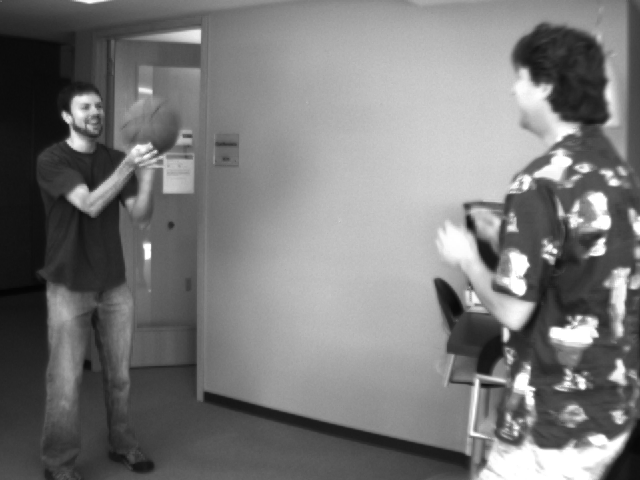
#> input picture basketball1.png, 640 x 480 px
$ python pa2_4.py
#> lines starting #> are read from the running program, lines starting #| are printed output that depends on the picture
'''
Author: Manuel Vasquez
Date:   03/19/2019


Index:
1. Optical Flow
    a. Lucas-Kanade Optical Flow Estimation
    b.


PIL, Matplotlib, Numpy, Scipy, LibSVM, OpenCV, VLFeat, python-graph
'''


import cv2
import numpy as np
from scipy.ndimage.filters import gaussian_filter


def gaus(window_size, sigma):
    '''
    gaus
    '''

    half_window = window_size//2
    output_kernel = np.zeros((window_size, window_size))
    output_kernel[half_window, half_window] = 1
    return gaussian_filter(output_kernel, sigma)


def lucas_kanade(i, j, window_size, image_x, image_y, image_t, gaussian_kernel):
    '''
    lucas kanade
    '''

    half_window = window_size//2
    i_0 = i-half_window
    i_1 = i+half_window+1
    j_0 = j-half_window
    j_1 = j+half_window+1

    local_x = np.array(image_x[i_0: i_1, j_0: j_1], dtype=float)
    local_y = np.array(image_y[i_0: i_1, j_0: j_1], dtype=float)
    local_t = np.array(image_t[i_0: i_1, j_0: j_1], dtype=float)

    local_x = (local_x*gaussian_kernel).T
    local_y = (local_y*gaussian_kernel).T
    local_t = (local_t*gaussian_kernel).T

    local_x = local_x.flatten(order='F')
    local_y = local_y.flatten(order='F')
    local_t = -1*local_t.flatten(order='F')

    left_matrix = np.array([
        [np.sum(local_x**2), np.sum(local_x*local_y)],
        [np.sum(local_x*local_y), np.sum(local_y**2)]
    ], dtype=float)
    left_matrix = np.linalg.inv(left_matrix)
    right_matrix = np.array([(-1.)*np.sum(local_x*local_t), (-1.)*np.sum(local_y)*local_t], dtype=float).T
    print(right_matrix)

    velocity_vector = left_matrix*right_matrix
    return velocity_vector[0], velocity_vector[1]
    # return velocity_vector[0], velocity_vector[1]


def optical_flow(before, after, window_size=5, sigma=1):
    '''
    optical flow
    '''
#> called with before = 'basketball1.png', after = 'basketball2.png', window_size = 15, sigma = 1

    # read images
    before_color = cv2.imread(before)
#> before_color is the input picture: shape (480, 640, 3); min 4, max 255, mean 120.3
    after_color = cv2.imread(after)
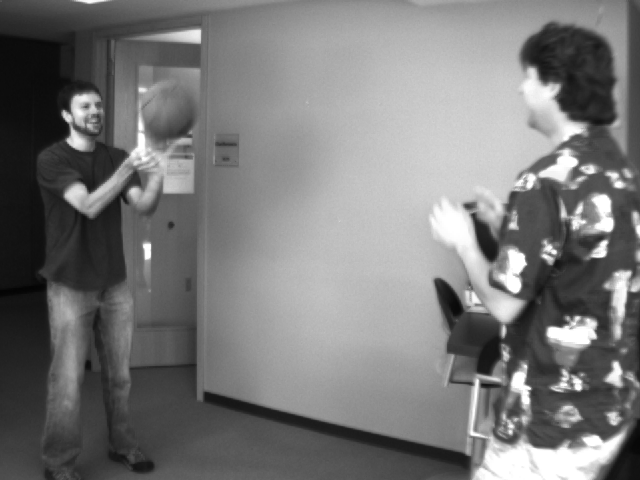
#> input picture basketball2.png, 640 x 480 px
#> after_color is the input picture: shape (480, 640, 3); min 4, max 255, mean 119.9
    before_gray = cv2.imread(before, 0)
#> before_gray: shape (480, 640); min 4, max 255, mean 120.3
    after_gray = cv2.imread(after, 0)
#> after_gray: shape (480, 640); min 4, max 255, mean 119.9

    # derivatives of each image with respect to x and y axes
    before_x = cv2.Sobel(before_gray, -1, 1, 0, 3)
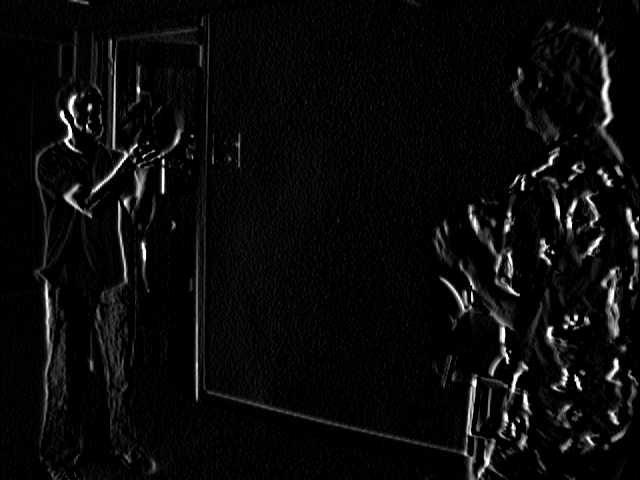
#> before_x: shape (480, 640); min 0, max 255, mean 10.5
    before_y = cv2.Sobel(before_gray, -1, 0, 1, 3)
    after_x = cv2.Sobel(after_gray, -1, 1, 0, 3)
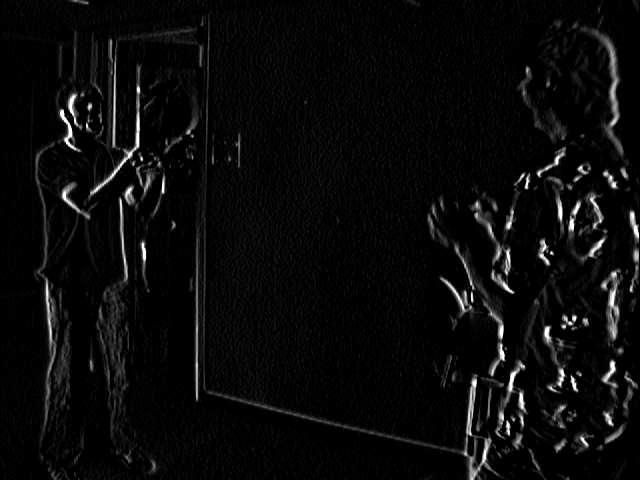
#> after_x: shape (480, 640); min 0, max 255, mean 10.4
    after_y = cv2.Sobel(after_gray, -1, 0, 1, 3)
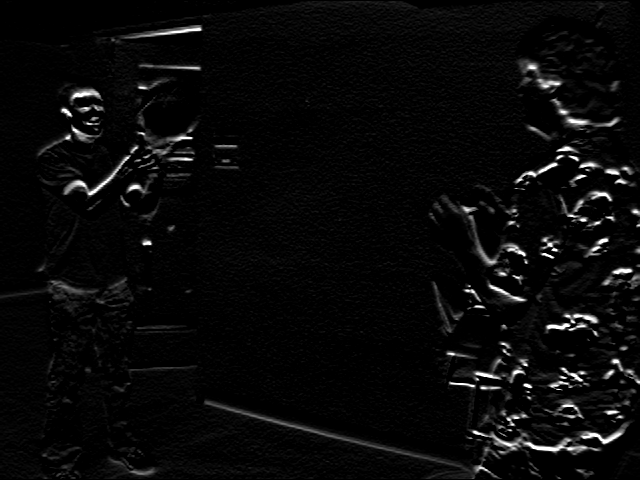
#> after_y: shape (480, 640); min 0, max 255, mean 9.1

    # mean of derivatives
    image_x = (before_x + after_x)/2
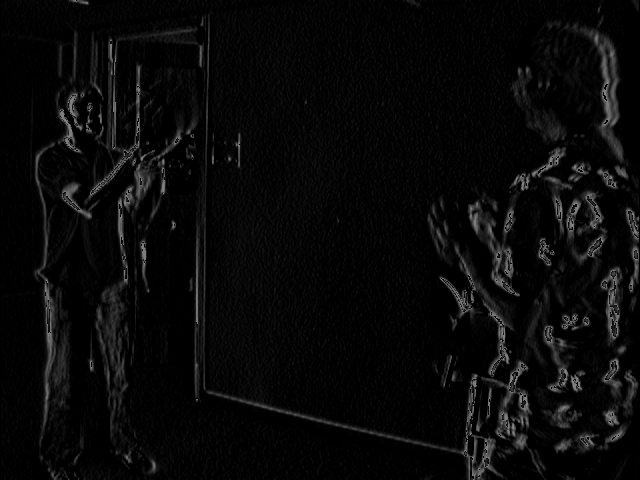
#> image_x: shape (480, 640) float64; min 0, max 127.5, mean 8.9
    image_y = (before_y + after_y)/2
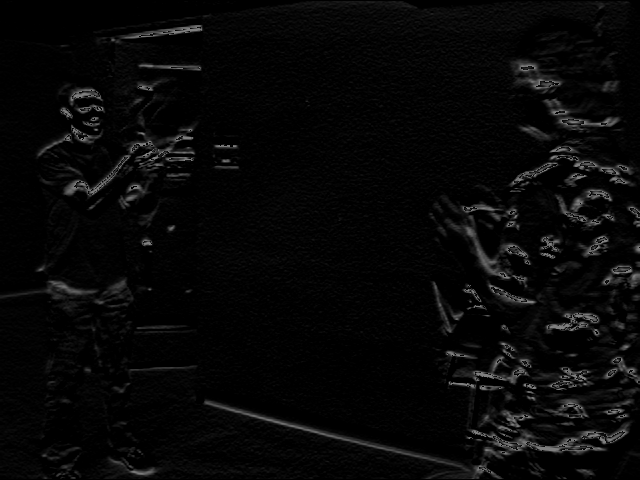
#> image_y: shape (480, 640) float64; min 0, max 127.5, mean 7.5

    # derivative with respect to time
    image_t = after_gray - before_gray
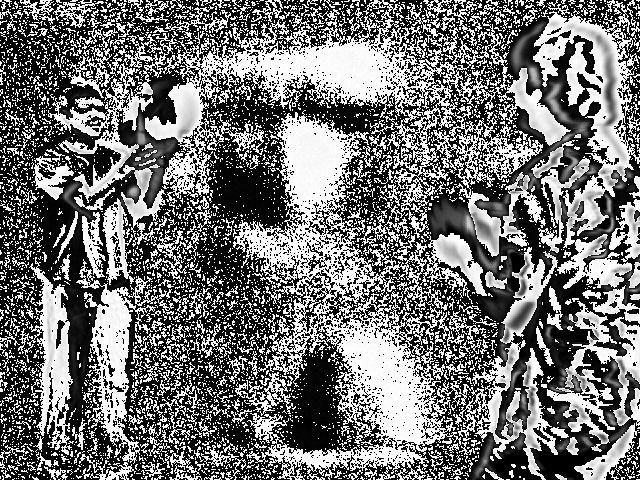
#> image_t: shape (480, 640); min 0, max 255, mean 114.5

    # normalize pixels to fit between 0 and 1
    image_x = image_x/255
    image_y = image_y/255
    image_t = image_t/255

    # get points of interest
    feature_params = dict(maxCorners=0, qualityLevel=.3,
                          minDistance=7, blockSize=7)
    points_of_interest = cv2.goodFeaturesToTrack(
        before_gray, mask=None, **feature_params)[:, 0, :]
#> points_of_interest = 99 pairs, first value 64 to 637, second value 31 to 467
    points_of_interest = np.array(points_of_interest, dtype=int)

    colors = np.random.randint(0, 255, (len(points_of_interest), 3))
#> colors = 99 rows, first 8: [172, 47, 117], [192, 67, 251], [195, 103, 9], [211, 21, 242], [36, 87, 70], [216, 88, 140], [58, 193, 230], [39, 87, 174]
    gaussian_kernel = gaus(window_size, sigma)

    # TODO: MIXED UP ROWS AND COLUMNS
    for point, color in zip(points_of_interest, colors):
        if point[0] <= window_size//2 or point[0] >= len(before_gray)-window_size//2 or point[1] <= window_size//2 or point[1] >= len(before_gray[0])-window_size//2:
            print(f'skipped ({point[0]}, {point[1]})', end=' because ')
            if point[0] <= window_size//2:
                print(f'{point[0]} <= {window_size//2} --> {window_size//2-point[0]}')
            elif point[0] >= len(before_gray):
                print(f'{point[0]} >= {len(before_gray)} --> {point[0]-len(before_gray)}')
            if point[1] <= window_size//2:
                print(f'{point[1]} <= {window_size//2} --> {window_size//2-point[1]}')
            elif point[1] >= len(before_gray[0]):
                print(f'{point[1]} >= {len(before_gray[0])} --> {point[1]-len(before_gray[0])}')
            continue
        u, v = lucas_kanade(point[0], point[1],
                            window_size, image_x, image_y, image_t, gaussian_kernel)
        after_color = cv2.circle(after_color, (int(point[0] + u),
                                               int(point[1] + v)), 4, color.tolist(), cv2.FILLED)
        after_color = cv2.line(after_color, (point[0], point[1]),
                               (int(point[0] + u), int(point[1] + v)), (color+50).tolist(), 2)
#> this loop made 6 passes
#> (point, color) on passes 1 to 5: ([533, 390], [172, 47, 117]), ([582, 386], [192, 67, 251]), ([596, 335], [195, 103, 9]), ([555, 251], [211, 21, 242]), ([628, 269], [36, 87, 70])
#> (point, color, half_window in lucas_kanade, i_0 in lucas_kanade, i_1 in lucas_kanade, j_0 in lucas_kanade, j_1 in lucas_kanade, left_matrix in lucas_kanade) on pass 6: ([64, 112], [216, 88, 140], 7, 57, 72, 105, 120, [[1449.6, -5534.4], [-5534.4, 33275.1]])
#| skipped (533, 390) because 533 >= 480 --> 53
#| skipped (582, 386) because 582 >= 480 --> 102
#| skipped (596, 335) because 596 >= 480 --> 116
#| skipped (555, 251) because 555 >= 480 --> 75
#| skipped (628, 269) because 628 >= 480 --> 148

    return before_color-after_color, after_color

from luc_kan1 import optical_flow as opt_flow

def main():
    '''
    main
    '''

    out1, out2 = optical_flow('basketball1.png', 'basketball2.png', window_size=15)

    cv2.imshow('window 1', out1)
    cv2.imshow('window 2', out2)
    cv2.imshow('lucas kanade', opt_flow('basketball1.png', 'basketball2.png'))

    while True:
        k = cv2.waitKey(30) & 0xff
        if k == 27:
            break
    cv2.destroyAllWindows()

    return


if __name__ == '__main__':
#> (the run stopped early here; a loop or call above may not have finished)
